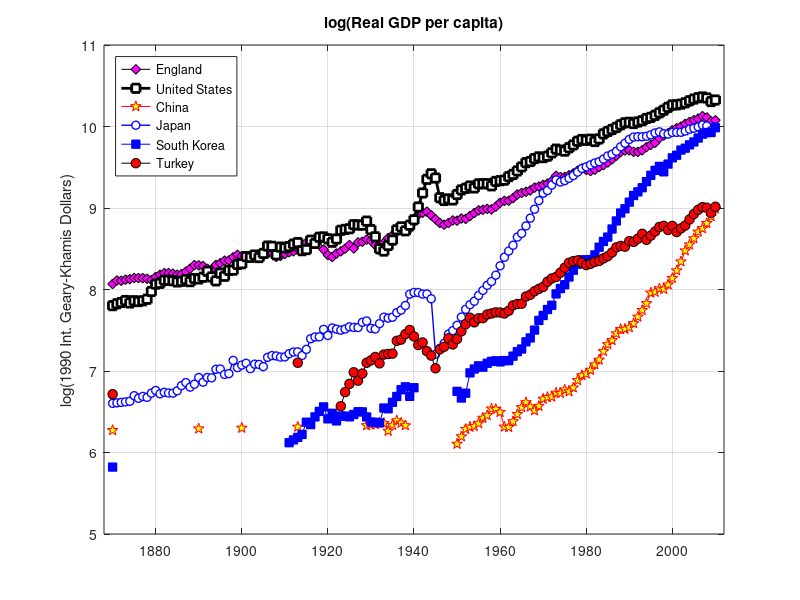

This figure's MATLAB source:
% This program generates Figure 1.

%% Cleaning
clc; clear all; close all;

%% Data
D = csvread('Maddison_1870.csv');

T = size(D,1);

year   = D(:,1); 

y_Eng  = D(:,2);
y_USA  = D(:,3);
y_Chi  = D(:,4);
y_Jap  = D(:,5);
y_Kor  = D(:,6);
y_Tur  = D(:,7);

%% Figure 1
figure(1)
plot(year,log(y_Eng),'dk-','MarkerEdgeColor','black','MarkerFaceColor','magenta','MarkerSize',7)
hold on
plot(year,log(y_USA),'sk-','LineWidth',2,'MarkerEdgeColor','black','MarkerFaceColor','white','MarkerSize',6)
plot(year,log(y_Chi),'pr-','MarkerEdgeColor','red','MarkerFaceColor','yellow','MarkerSize',8)
plot(year,log(y_Jap),'ob-','LineWidth',1,'MarkerEdgeColor','blue','MarkerFaceColor','white','MarkerSize',6)
plot(year,log(y_Kor),'sb-','MarkerEdgeColor','blue','MarkerFaceColor','blue','MarkerSize',6)
plot(year,log(y_Tur),'ok-','MarkerEdgeColor','black','MarkerFaceColor','red','MarkerSize',7)
hold off
grid on
title('log(Real GDP per capita)')
ylabel('log(1990 Int. Geary-Khamis Dollars)')
xlim([1868 2012])
legend('England','United States','China','Japan','South Korea','Turkey','Location','NorthWest','Orientation','vertical')

%%%%%%%%%%%%%%%%%%%%%%%%%%%%%%%%%%%%%%%%%%%%%%%%%%%%%%%%%%%%%%%%%%%%%%%%%%